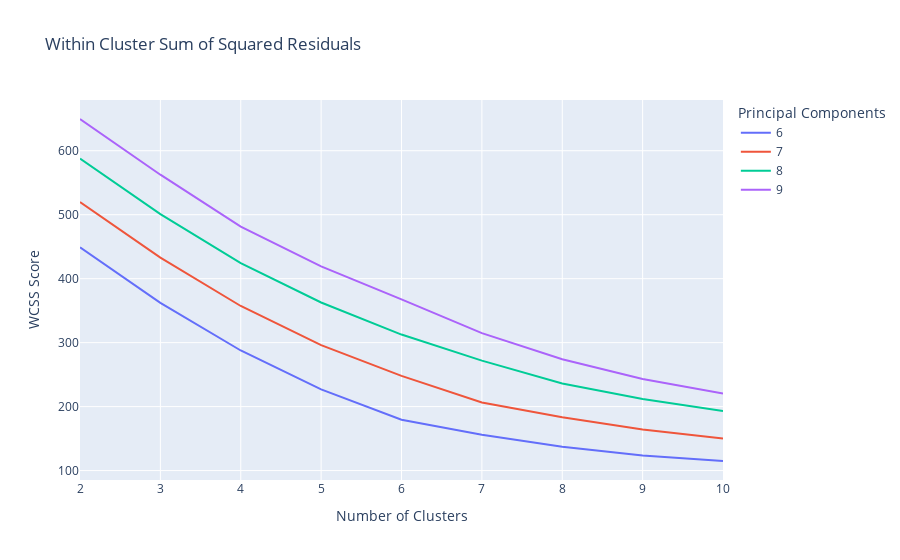

The cell this chart's notebook holds for it:
### Code cell
fig = px.line(
    x=outcomes['n_clusters'], 
    y=outcomes['WCSS_score'], 
    color=outcomes['n_components'],
    title='Within Cluster Sum of Squared Residuals',
    labels ={
        'x': 'Number of Clusters',
        'y': 'WCSS Score',
        'color': 'Principal Components'
    }
)
fig.show()

### Figure 1 — Plotly figure (JSON) as saved in the notebook; plotly's stock layout.template omitted (floating-point values rounded to 4 significant figures)
{"data": [{"hovertemplate": "Principal Components=6<br>Number of Clusters=%{x}<br>WCSS Score=%{y}<extra></extra>", "legendgroup": "6", "line": {"color": "#636efa", "dash": "solid"}, "mode": "lines", "name": "6", "orientation": "v", "showlegend": true, "type": "scatter", "x": [2, 3, 4, 5, 6, 7, 8, 9, 10], "xaxis": "x", "y": [448.9, 362.3, 287.7, 226.9, 179.5, 155.9, 137.3, 123.8, 115.0], "yaxis": "y"}, {"hovertemplate": "Principal Components=7<br>Number of Clusters=%{x}<br>WCSS Score=%{y}<extra></extra>", "legendgroup": "7", "line": {"color": "#EF553B", "dash": "solid"}, "mode": "lines", "name": "7", "orientation": "v", "showlegend": true, "type": "scatter", "x": [2, 3, 4, 5, 6, 7, 8, 9, 10], "xaxis": "x", "y": [519.7, 432.8, 357.3, 296.1, 248.0, 206.5, 183.4, 164.2, 150.1], "yaxis": "y"}, {"hovertemplate": "Principal Components=8<br>Number of Clusters=%{x}<br>WCSS Score=%{y}<extra></extra>", "legendgroup": "8", "line": {"color": "#00cc96", "dash": "solid"}, "mode": "lines", "name": "8", "orientation": "v", "showlegend": true, "type": "scatter", "x": [2, 3, 4, 5, 6, 7, 8, 9, 10], "xaxis": "x", "y": [587.6, 500.8, 424.3, 362.8, 312.6, 271.9, 236.2, 211.9, 193.1], "yaxis": "y"}, {"hovertemplate": "Principal Components=9<br>Number of Clusters=%{x}<br>WCSS Score=%{y}<extra></extra>", "legendgroup": "9", "line": {"color": "#ab63fa", "dash": "solid"}, "mode": "lines", "name": "9", "orientation": "v", "showlegend": true, "type": "scatter", "x": [2, 3, 4, 5, 6, 7, 8, 9, 10], "xaxis": "x", "y": [649.6, 562.5, 481.3, 419.3, 367.7, 314.9, 274.1, 243.3, 220.5], "yaxis": "y"}], "layout": {"legend": {"title": {"text": "Principal Components"}, "tracegroupgap": 0}, "title": {"text": "Within Cluster Sum of Squared Residuals"}, "xaxis": {"anchor": "y", "domain": [0, 1], "title": {"text": "Number of Clusters"}}, "yaxis": {"anchor": "x", "domain": [0, 1], "title": {"text": "WCSS Score"}}}}
